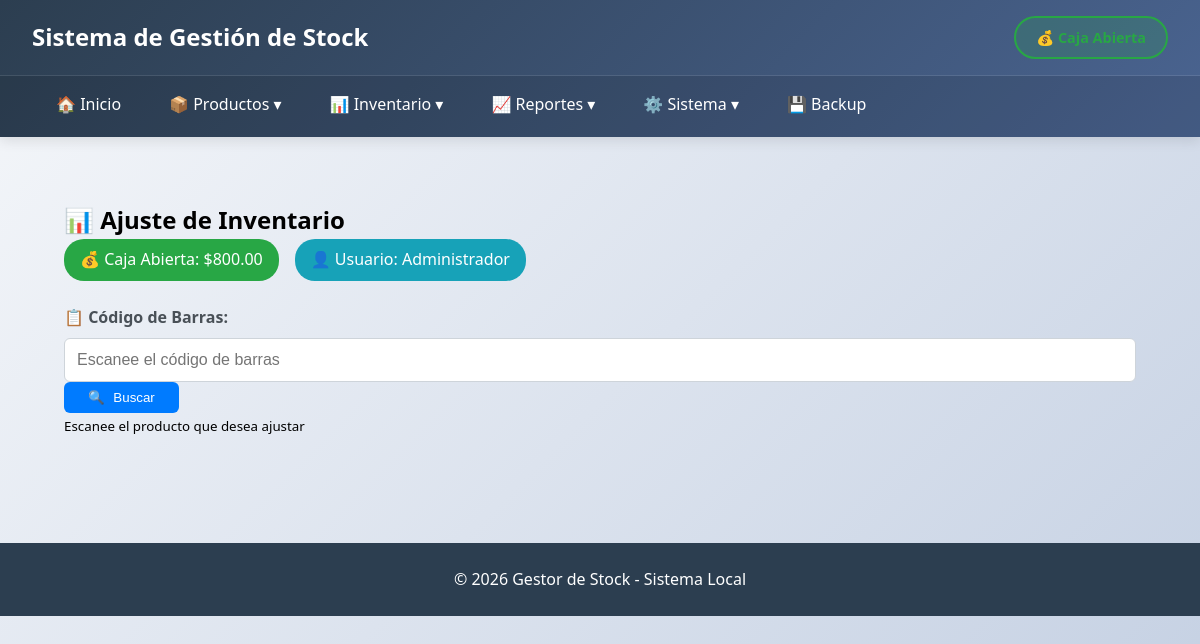
The page /modules/inventario/ajuste.php on the database as committed earlier.
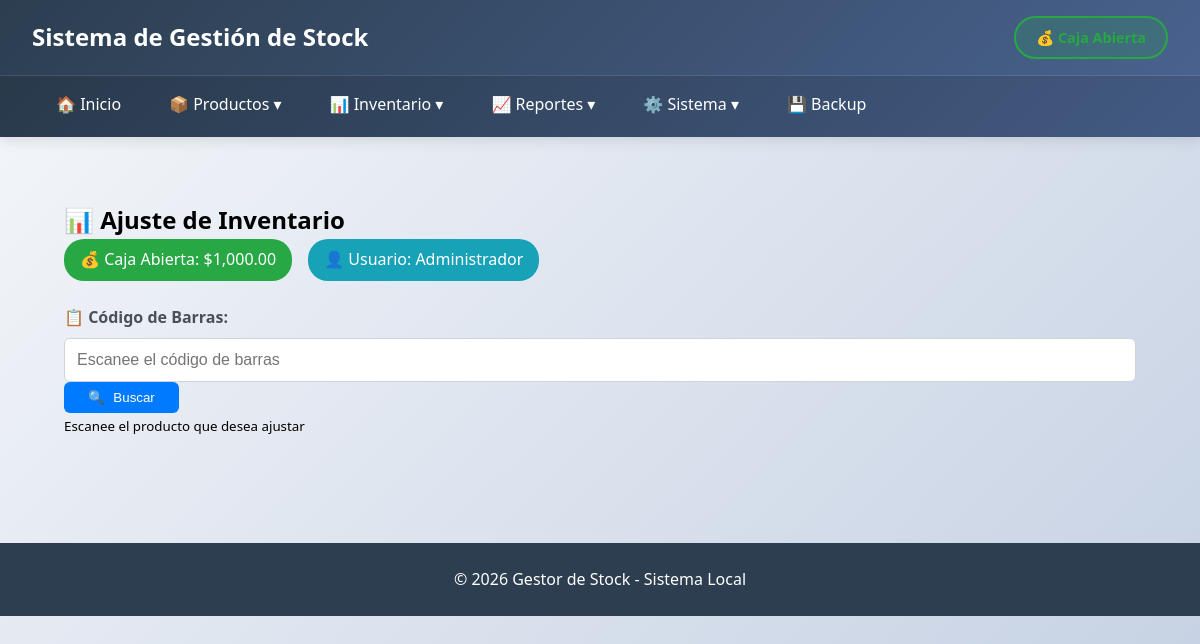
The same page on the database as committed later.
### tables this page shows
CREATE TABLE `caja` (
  `id` int(11) NOT NULL AUTO_INCREMENT,
  `fecha_apertura` datetime NOT NULL,
  `fecha_cierre` datetime DEFAULT NULL,
  `monto_inicial` decimal(10,2) NOT NULL DEFAULT 0.00,
  `monto_final` decimal(10,2) DEFAULT NULL,
  `estado` enum('abierta','cerrada') DEFAULT 'abierta',
  `observaciones` text DEFAULT NULL,
  PRIMARY KEY (`id`),
  KEY `idx_fecha_apertura` (`fecha_apertura`),
  KEY `idx_estado` (`estado`),
  KEY `idx_fecha_cierre` (`fecha_cierre`),
  KEY `idx_caja_fecha_apertura_cierre` (`fecha_apertura`,`fecha_cierre`)
);

### includes/functions.php (called while the page is built, shortened)
<?php
class Functions {
    private $conn;
    public function __construct($db) {
        $this->conn = $db;
    }
    private function tableExists($tableName) {
        try {
            $query = "SHOW TABLES LIKE :table";
            $stmt = $this->conn->prepare($query);
            $stmt->bindValue(':table', $tableName);
            $stmt->execute();
            return $stmt->rowCount() > 0;
        } catch(PDOException $e) {
            return false;
        }
    }
    public function createMissingTables() {
        $tables = [
            'caja' => "CREATE TABLE IF NOT EXISTS caja (
                id INT AUTO_INCREMENT PRIMARY KEY,
                fecha_apertura DATETIME NOT NULL,
                fecha_cierre DATETIME,
                monto_inicial DECIMAL(10,2) NOT NULL DEFAULT 0,
                monto_final DECIMAL(10,2),
                estado ENUM('abierta', 'cerrada') DEFAULT 'abierta',
                observaciones TEXT
            )",
            'configuracion' => "CREATE TABLE IF NOT EXISTS configuracion (
                id INT AUTO_INCREMENT PRIMARY KEY,
                clave VARCHAR(50) UNIQUE NOT NULL,
                valor VARCHAR(255),
                descripcion TEXT
            )"
        ];
        foreach ($tables as $table => $sql) {
            if (!$this->tableExists($table)) {
                try {
                    $stmt = $this->conn->prepare($sql);
                    $stmt->execute();
                    if ($table == 'configuracion') {
                        $default_data = [
                            ['porcentaje_ganancia', '10', 'Porcentaje de ganancia aplicado al precio de compra para calcular precio de venta'],
                            ['usuario_default', 'Administrador', 'Usuario por defecto para movimientos']
                        ];
                        foreach ($default_data as $data) {
                            $query = "INSERT IGNORE INTO configuracion (clave, valor, descripcion) VALUES (?, ?, ?)";
                            $stmt = $this->conn->prepare($query);
                            $stmt->execute($data);
                        }
                    }
                } catch(PDOException $e) {
                    error_log("Error creating table $table: " . $e->getMessage());
                }
            }
        }
    }
    public function isCajaAbierta() {
        $this->createMissingTables();
        try {
            $query = "SELECT * FROM caja WHERE estado = 'abierta' ORDER BY id DESC LIMIT 1";
            $stmt = $this->conn->prepare($query);
            $stmt->execute();
            return $stmt->fetch(PDO::FETCH_ASSOC);
        } catch(PDOException $e) {
            return false;
        }
    }
    public function getUsuarioDefault() {
        $this->createMissingTables();
        try {
            $query = "SELECT valor FROM configuracion WHERE clave = 'usuario_default'";
            $stmt = $this->conn->prepare($query);
            $stmt->execute();
            $result = $stmt->fetch(PDO::FETCH_ASSOC);
            return $result ? $result['valor'] : 'Administrador';
        } catch(PDOException $e) {
            return 'Administrador';
        }
    }
}
?>

### modules/inventario/ajuste.php (the view, shortened to what this page needs)
<?php
require_once '../../includes/functions.php';
$database = new Database();
$db = $database->getConnection();
$functions = new Functions($db);
$caja_abierta = $functions->isCajaAbierta();
include '../../includes/header.php';
?>
<div class="container">
    <h2>📊 Ajuste de Inventario</h2>
    <div class="status-info">
        <span class="badge">💰 Caja Abierta: $<?php echo number_format($caja_abierta['monto_inicial'], 2); ?></span>
        <span class="badge">👤 Usuario: <?php echo $functions->getUsuarioDefault(); ?></span>
    </div>
    <form method="post" action="" class="search-form">
        <div class="form-group">
            <label for="codigo_barras">📋 Código de Barras:</label>
            <div class="search-container">
                <input type="text" id="codigo_barras" name="codigo_barras" class="barcode-input"
                       placeholder="Escanee el código de barras" required autofocus
                       value="<?php echo isset($_POST['codigo_barras']) ? htmlspecialchars($_POST['codigo_barras']) : ''; ?>">
                <button type="submit" name="buscar_producto" class="btn">
                    <span style="margin-right: 5px;">🔍</span> Buscar
                </button>
            </div>
            <small>Escanee el producto que desea ajustar</small>
        </div>
    </form>
</div>
<?php include '../../includes/footer.php'; ?>

Rows that differ between the two databases and show on the page:
no longer on this page (row edited): caja: monto_inicial "800.00"
added caja: monto_inicial "1,000.00"
